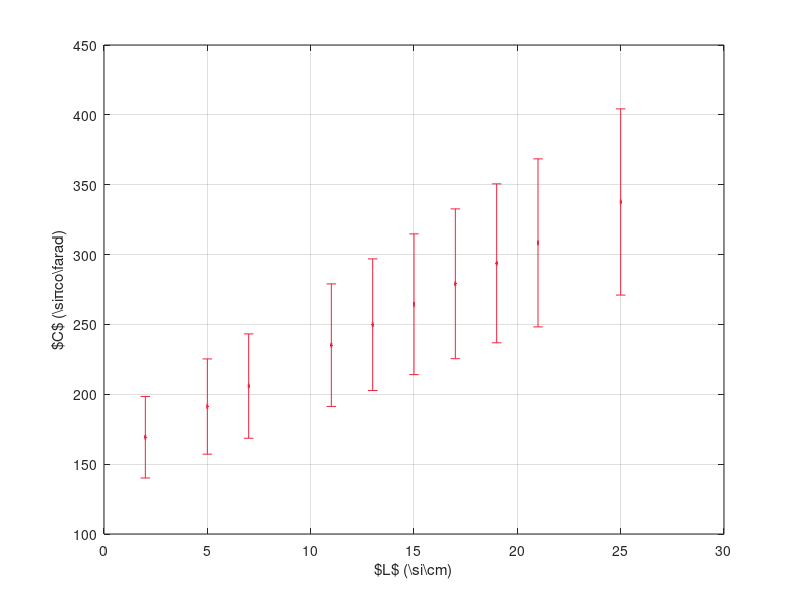

Source code (MATLAB): (Note: this script raises an error after producing the figure.)
data = csvread("data/longitudes.csv");

X = data(:, 1);
DX = data(:, 2);
Y = data(:, 7);
DY = data(:, 8);

h = errorbar(X, Y, DX, DY, "~>.");
set(h, "color", [239 35 60] ./ 255);
grid on;
xlabel("$L$ (\\si{\\cm})");
ylabel("$C$ (\\si{\\pico\\farad})");

MyPrint("img/cvsl.tikz");
